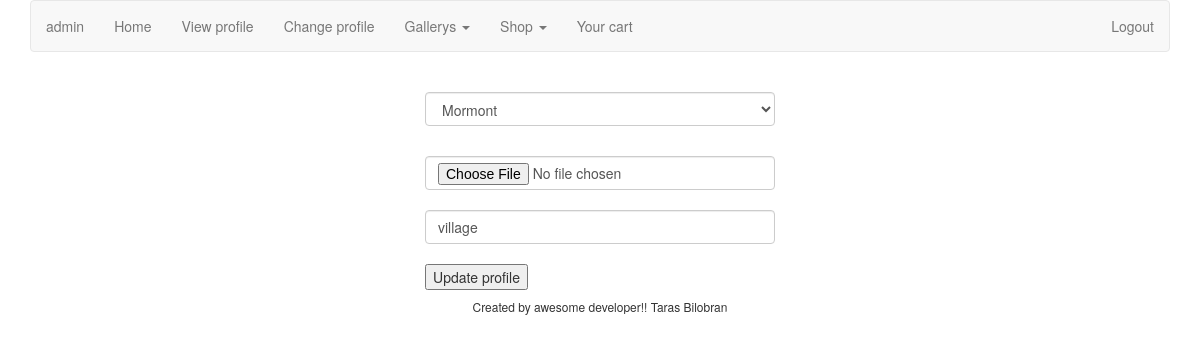
Page /accounts/change-profile/ (signed in) on the earlier database version.
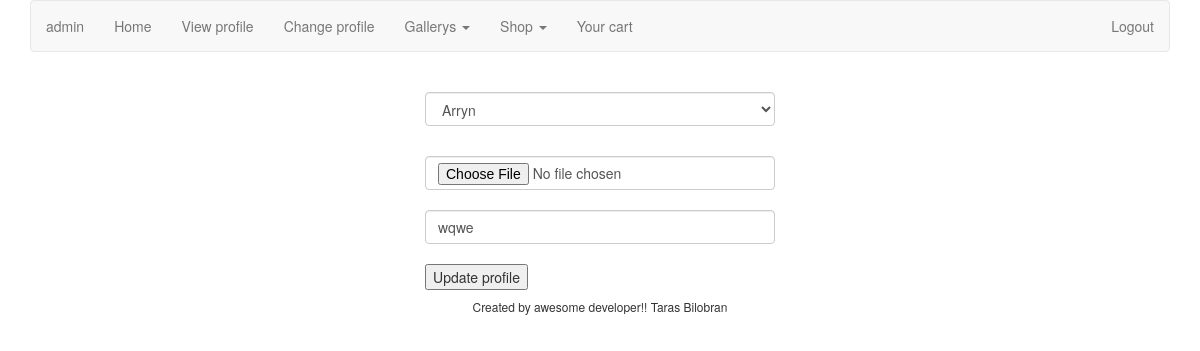
Same page on the later database version.
### accounts/models.py (models this page shows, shortened)
class Profile(models.Model):
	house = models.ForeignKey(House, blank=True, null=True)
	user = models.OneToOneField(User, blank=True, null=True, on_delete=models.CASCADE)
	img = models.ImageField(upload_to='users-photo/', blank=True, null=True)
	city = models.CharField(max_length=60, default=' ', blank=True)
	created = models.DateTimeField(auto_now=True)

### accounts/views.py (the view, shortened to what this page needs)
def change_profile(request, pk=None):
	form = ProfileUpdateForm(instance=request.user)
	house_choice = [x for x in House.objects.all()]
	form.user = request.user
	profile = request.user.profile
	args = {'form': form, 'profile': profile, 'house_choice': house_choice}
	return render(request, 'accounts/change_profile.html', args)

### accounts/forms.py
class ProfileUpdateForm(UserChangeForm):
	class Meta:
		model = Profile
		fields = (
			'house', 'img', 'city', 'password'
		)
	def __init__(self, *args, **kwargs):
		super(ProfileUpdateForm, self).__init__(*args, **kwargs)

### accounts/templates/accounts/change_profile.html (shortened to what this page needs)
{% extends 'index.html' %}
{% block main %}
<div class="row" ng-controller="">
	<div class="col-md-4">
	</div>
		<div class="col-md-4">
			<form method="POST" action="" enctype="multipart/form-data">
				<br>
				<select class="form-control" name="house" type="text" name="house" id="house">
					{% for item in house_choice %}
						{% if profile.house.id == item.id %}
							<option value="{{item.id}}" selected="{{item.id}}">{{item.name}}</option>
						{% else %}
							<option value="{{item.id}}">{{item.name}}</option>
						{% endif %}
					{% endfor %}
				</select>
				<br>
				<input type="file" id="img" name="img"
				class="form-control" value="{{profile.img}}">
				<br>
				<input type="text" id="city" name="city"
				class="form-control" value="{{profile.city}}">
				<br>
				<button type="submit">Update profile</button>
			</form>
		</div>
	<div class="col-md-4">
	</div>
</div>
{% endblock %}

Differences in the rows shown:
no longer on this page (row edited): Profile: city "village"
added Profile: city "wqwe"
Other differences:
form field house: "Mormont" → "Arryn"
